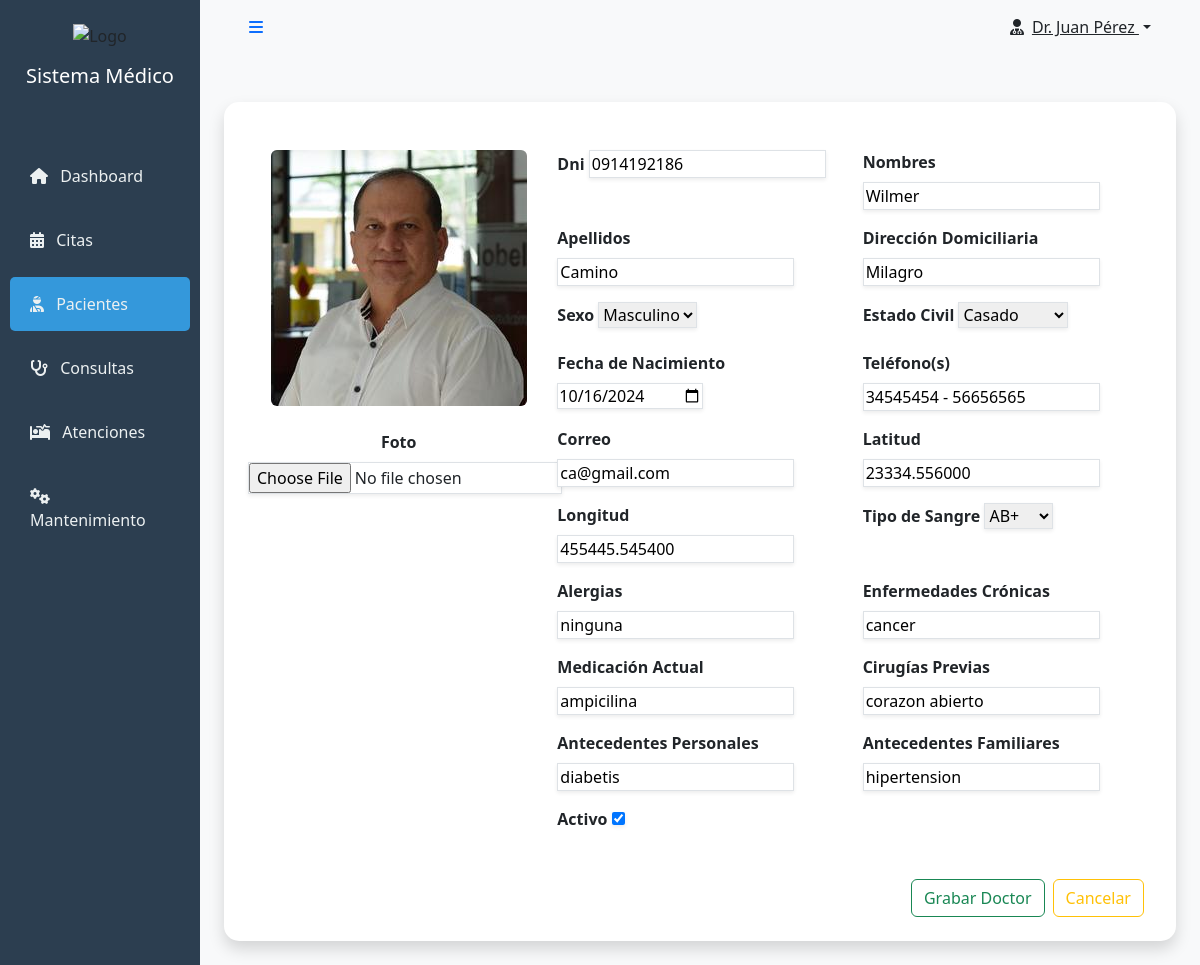
Screenshot of /patient_update/2/ with the database file from the repository.
### aplication/core/models.py (models this page shows, shortened)
class Paciente(models.Model):
    nombres = models.CharField(max_length=100, verbose_name="Nombres")
    apellidos = models.CharField(max_length=100, verbose_name="Apellidos")
    cedula = models.CharField(max_length=10, verbose_name="Cédula",validators=[valida_cedula])
    fecha_nacimiento = models.DateField(verbose_name="Fecha de Nacimiento")
    telefono = models.CharField(max_length=20, verbose_name="Teléfono(s)",validators=[phone_regex])
    email = models.EmailField(verbose_name="Correo", null=True, blank=True,unique=True)
    sexo = models.CharField(max_length=1, choices=SEX_CHOICES, verbose_name="Sexo")
    estado_civil = models.CharField(max_length=10, choices=CIVIL_CHOICES, verbose_name="Estado Civil")
    direccion = models.CharField(max_length=255, verbose_name="Dirección Domiciliaria")
    latitud = models.DecimalField(max_digits=18, decimal_places=6, verbose_name="Latitud", null=True, blank=True)
    longitud = models.DecimalField(max_digits=18, decimal_places=6, verbose_name="Longitud", null=True, blank=True)
    tipo_sangre = models.ForeignKey(TipoSangre, on_delete=models.SET_NULL, null=True, verbose_name="Tipo de Sangre",related_name="tipos_sangre")
    foto = models.ImageField(upload_to='pacientes/', verbose_name="Foto", null=True, blank=True)
    alergias = models.CharField(max_length=100,verbose_name="Alergias", null=True, blank=True)
    enfermedades_cronicas = models.CharField(max_length=100,verbose_name="Enfermedades Crónicas", null=True, blank=True)
    medicacion_actual = models.CharField(max_length=100,verbose_name="Medicación Actual", null=True, blank=True)
    cirugias_previas = models.CharField(max_length=100,verbose_name="Cirugías Previas", null=True, blank=True)
    antecedentes_personales = models.TextField(verbose_name="Antecedentes Personales", null=True, blank=True)
    antecedentes_familiares = models.TextField(verbose_name="Antecedentes Familiares", null=True, blank=True)
    activo = models.BooleanField(default=True,verbose_name="Activo")
    objects = models.Manager()  # Manager predeterminado
    active_patient = ActivePatientManager()  # Manager Personalizado
    class Meta:
        ordering = ['apellidos']
        indexes = [models.Index(fields=['apellidos'])]
        verbose_name = "Paciente"
        verbose_name_plural = "Pacientes"

### aplication/core/views/patient.py (the view, shortened to what this page needs)
# urls.py: path('patient_update/<int:pk>/', PatientUpdateView.as_view(),name='patient_update'),
class PatientUpdateView(UpdateView):
    model = Paciente
    template_name = 'core/patient/form.html'
    form_class = PatientForm
    success_url = reverse_lazy('core:patient_list')
    def get_context_data(self, **kwargs):
        context = super().get_context_data()
        context['grabar'] = 'Actualizar Proveedor'
        context['back_url'] = self.success_url
        return context

### aplication/core/models.py (called while the page is built)
    def __str__(self):
        return self.tipo

### template/core/patient/form.html (shortened to what this page needs)
<!DOCTYPE html>
<html lang="es">
<head>
     {% load static %}
    <link href="https://cdnjs.cloudflare.com/ajax/libs/bootstrap/5.3.2/css/bootstrap.min.css" rel="stylesheet">
    <link href="https://cdnjs.cloudflare.com/ajax/libs/font-awesome/6.4.2/css/all.min.css" rel="stylesheet">
</head>
<body>
<div class="container-fluid">
    <div class="row">
        <div class="col-md-3 col-lg-2 px-0 sidebar">
            <div class="text-center py-4">
                <img src="/api/placeholder/150/50" alt="Logo" class="mb-3">
                <h5 class="text-white">Sistema Médico</h5>
            </div>
            <nav class="nav flex-column mt-4">
                <a class="nav-link" href="#"><i class="fas fa-home me-2"></i> Dashboard</a>
                <a class="nav-link" href="#"><i class="fas fa-calendar-alt me-2"></i> Citas</a>
                <a class="nav-link active" href="#"><i class="fas fa-user-injured me-2"></i> Pacientes</a>
                <a class="nav-link" href="#"><i class="fas fa-stethoscope me-2"></i> Consultas</a>
                <a class="nav-link" href="#"><i class="fas fa-procedures me-2"></i> Atenciones</a>
                <a class="nav-link" href="#"><i class="fas fa-cogs me-2"></i> Mantenimiento</a>
            </nav>
        </div>
        <div class="col-md-9 col-lg-10 px-md-4 main-content">
            <nav class="navbar navbar-expand-lg navbar-light sticky-top mb-4">
                <div class="container-fluid">
                    <button class="btn btn-link">
                        <i class="fas fa-bars"></i>
                    </button>
                    <div class="d-flex align-items-center">
                        <div class="dropdown">
                            <button class="btn btn-link dropdown-toggle text-dark" type="button" id="dropdownMenuButton" data-bs-toggle="dropdown">
                                <i class="fas fa-user-md me-2"></i>Dr. Juan Pérez
                            </button>
                        </div>
                    </div>
                </div>
            </nav>
    <form method="post" enctype="multipart/form-data" class="py-4">
      <div class="card shadow p-4">
        <div class="row g-0">
            <div class="col-lg-4">
                <div id="imagenPreview" class="text-center mb-4">
                    {% if form.foto.value %}
                    <img id="imagenSeleccionada" src="{{ form.foto.value.url }}" class="rounded img-fluid" alt="Foto del cliente">
                    {% else %}
                    <img id="imagenSeleccionada" src="{% static 'img/empty.png' %}" class="rounded img-fluid" alt="Foto por defecto">
                    {% endif %}
                </div>
                <div class="text-center">
                    <label for="{{ form.foto.id_for_label }}" class="form-label fw-bold">{{ form.foto.label }}</label>
                    {{ form.foto }}
                </div>
            </div>
            <div class="col-lg-8 px-2">
                <div class="row">
                    <div class="col-md-6 mb-3">
                        <label for="{{ form.cedula.id_for_label }}" class="form-label fw-bold">{{ form.cedula.label }}</label>
                        {{ form.cedula }}
                    </div>
                    <div class="col-md-6 mb-3">
                        <label for="{{ form.nombres.id_for_label }}" class="form-label fw-bold">{{ form.nombres.label }}</label>
                        {{ form.nombres }}
                    </div>
                    <div class="col-md-6 mb-3">
                        <label for="{{ form.apellidos.id_for_label }}" class="form-label fw-bold">{{ form.apellidos.label }}</label>
                        {{ form.apellidos }}
                    </div>
                    <div class="col-md-6 mb-3">
                        <label for="{{ form.direccion.id_for_label }}" class="form-label fw-bold">{{ form.direccion.label }}</label>
                        {{ form.direccion }}
                    </div>
                    <div class="col-md-6 mb-3">
                        <label for="{{ form.sexo.id_for_label }}" class="form-label fw-bold">{{ form.sexo.label }}</label>
                        {{ form.sexo }}
                    </div>
                    <div class="col-md-6 mb-3">
                        <label for="{{ form.estado_civil.id_for_label }}" class="form-label fw-bold">{{ form.estado_civil.label }}</label>
                        {{ form.estado_civil }}
                    </div>
                    <div class="col-md-6 mb-3">
                        <label for="{{ form.fecha_nacimiento.id_for_label }}" class="form-label fw-bold">{{ form.fecha_nacimiento.label }}</label>
                        {{ form.fecha_nacimiento }}
                    </div>
                    <div class="col-md-6 mb-3">
                        <label for="{{ form.telefono.id_for_label }}" class="form-label fw-bold">{{ form.telefono.label }}</label>
                        {{ form.telefono }}
                    </div>
                    <div class="col-md-6 mb-3">
                        <label for="{{ form.email.id_for_label }}" class="form-label fw-bold">{{ form.email.label }}</label>
                        {{ form.email }}
                    </div>
                    <div class="col-md-6 mb-3">
                        <label for="{{ form.latitud.id_for_label }}" class="form-label fw-bold">{{ form.latitud.label }}</label>
                        {{ form.latitud }}
                    </div>
                    <div class="col-md-6 mb-3">
                        <label for="{{ form.longitud.id_for_label }}" class="form-label fw-bold">{{ form.longitud.label }}</label>
                        {{ form.longitud }}
                    </div>
                    <div class="col-md-6 mb-3">
                        <label for="{{ form.tipo_sangre.id_for_label }}" class="form-label fw-bold">{{ form.tipo_sangre.label }}</label>
                        {{ form.tipo_sangre }}
                    </div>
                    <div class="col-md-6 mb-3">
                        <label for="{{ form.alergias.id_for_label }}" class="form-label fw-bold">{{ form.alergias.label }}</label>
                        {{ form.alergias }}
                    </div>
                    <div class="col-md-6 mb-3">
                        <label for="{{ form.enfermedades_cronicas.id_for_label }}" class="form-label fw-bold">{{ form.enfermedades_cronicas.label }}</label>
                        {{ form.enfermedades_cronicas }}
                    </div>
                    <div class="col-md-6 mb-3">
                        <label for="{{ form.medicacion_actual.id_for_label }}" class="form-label fw-bold">{{ form.medicacion_actual.label }}</label>
                        {{ form.medicacion_actual }}
                    </div>
                    <div class="col-md-6 mb-3">
                        <label for="{{ form.cirugias_previas.id_for_label }}" class="form-label fw-bold">{{ form.cirugias_previas.label }}</label>
                        {{ form.cirugias_previas }}
                    </div>
                    <div class="col-md-6 mb-3">
                        <label for="{{ form.antecedentes_personales.id_for_label }}" class="form-label fw-bold">{{ form.antecedentes_personales.label }}</label>
                        {{ form.antecedentes_personales }}
                    </div>
                    <div class="col-md-6 mb-3">
                        <label for="{{ form.antecedentes_familiares.id_for_label }}" class="form-label fw-bold">{{ form.antecedentes_familiares.label }}</label>
                        {{ form.antecedentes_familiares }}
                    </div>
                    <div class="col-md-6 mb-3">
                        <label for="{{ form.activo.id_for_label }}" class="form-label fw-bold">{{ form.activo.label }}</label>
                        {{ form.activo }}
                    </div>
                </div>
                 <div class="d-flex justify-content-end mt-4">
                    <button class="btn btn-outline-success me-2" type="submit">Grabar Doctor</button>
                    <a class="btn btn-outline-warning" href="{% url 'core:patient_list'%}">Cancelar</a>
                </div>
            </div>
        </div>
       </div>
      </form>
     </div>
    </div>
</div>
</body>
</html>

### template/core/patient/form.html (style rules this page uses)
.sidebar { min-height: 100vh; background: #2c3e50; transition: all 0.3s; }
.sidebar .nav-link { color: #ecf0f1; transition: all 0.3s; padding: 15px 20px; border-radius: 5px; margin: 5px 10px; }
.sidebar .nav-link.active { background: #3498db; }
.main-content { background: #f8f9fa; }
.card { border: none; border-radius: 15px; box-shadow: 0 4px 6px rgba(0, 0, 0, 0.1); }

### rows the page displays
Paciente: cedula "0914192186", nombres "Wilmer", apellidos "Camino", direccion "Milagro", sexo "Masculino", estado_civil "Casado", fecha_nacimiento "10/16/2024", telefono "34545454 - 56656565", email "ca@gmail.com", latitud "23334.556000", longitud "455445.545400", tipo_sangre "AB+", alergias "ninguna", enfermedades_cronicas "cancer", medicacion_actual "ampicilina", cirugias_previas "corazon abierto", antecedentes_personales "diabetis", antecedentes_familiares "hipertension", activo "☑"
